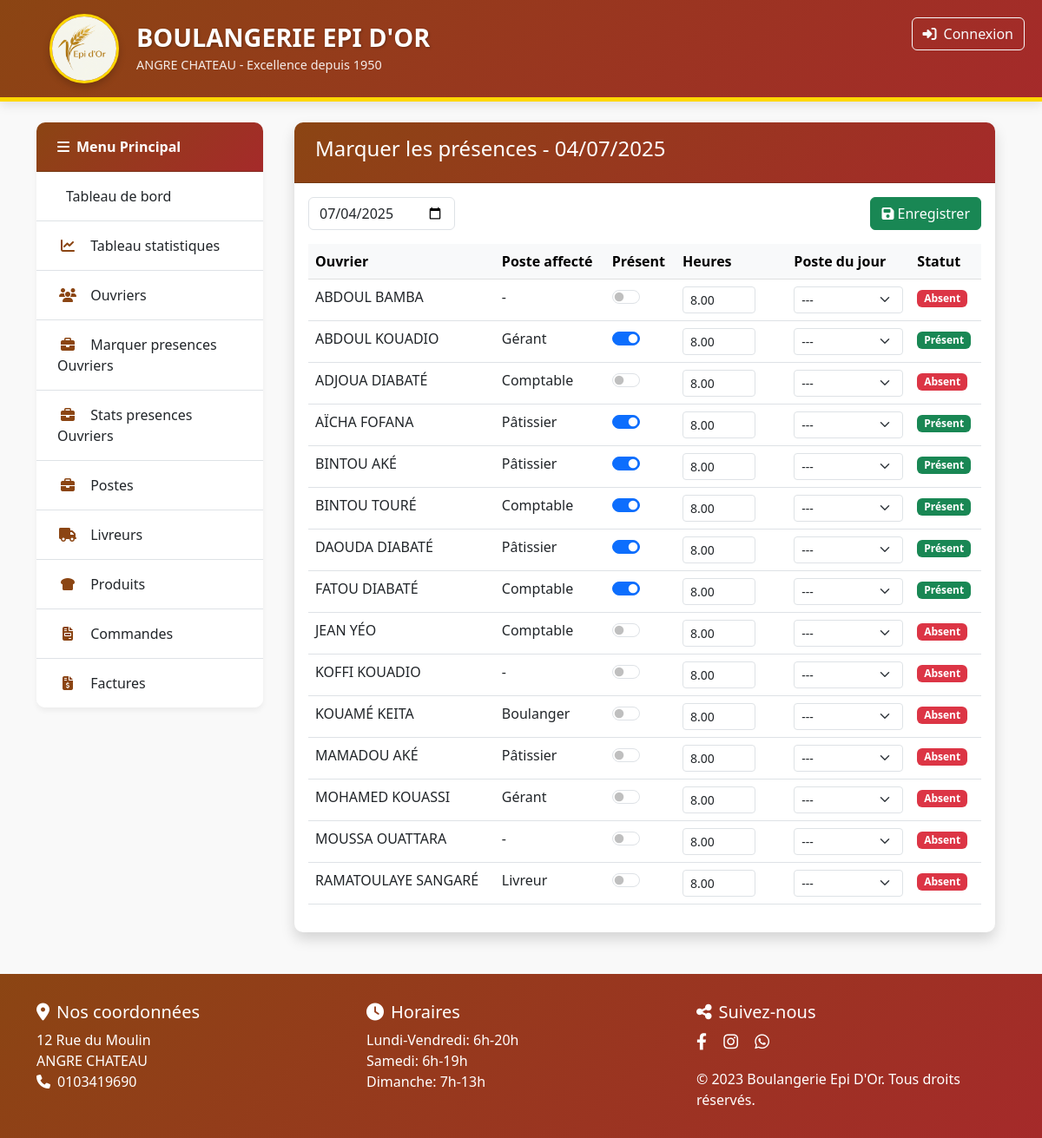
The app's page /presence/presences/marquer/ with its own data.
### gestion/models.py (models this page shows, shortened)
class Ouvrier(models.Model):
    nom = models.CharField(max_length=100, verbose_name="Nom")
    telephone = models.CharField(max_length=20, unique=True, verbose_name="Téléphone")
    class Meta:
        constraints = [
            models.UniqueConstraint(
                fields=['nom'],
                name='unique_nom_ouvrier',
                condition=models.Q(nom__isnull=False),
                violation_error_message="Un ouvrier avec ce nom existe déjà"
            ),
            models.UniqueConstraint(
                fields=['telephone'],
                name='unique_telephone_ouvrier',
                violation_error_message="Un ouvrier avec ce numéro existe déjà"
            )
        ]
        ordering = ['nom']

class Presence(models.Model):
    ouvrier = models.ForeignKey(Ouvrier, on_delete=models.CASCADE, related_name='presences')
    date = models.DateField(default=timezone.now)
    present = models.BooleanField(default=False)
    heures_travaillees = models.DecimalField(max_digits=4, decimal_places=2, default=8.0)
    poste = models.ForeignKey(Poste, on_delete=models.SET_NULL, null=True, blank=True)
    notes = models.TextField(blank=True, null=True)
    class Meta:
        unique_together = ('ouvrier', 'date')
        ordering = ['-date', 'ouvrier__nom']
        verbose_name = "Présence"
        verbose_name_plural = "Présences"

class Poste(models.Model):
    nom = models.CharField(max_length=100)
    remuneration = models.DecimalField(max_digits=8, decimal_places=2)
    mode_paiement = models.CharField(choices=[('jour', 'Jour'), ('semaine', 'Semaine'), ('mois', 'Mois')], max_length=10)
    class Meta:
        ordering = ['nom']  # Pour un ordre cohérent

### gestion/viewpresence.py (the view, shortened to what this page needs)
class MarquerPresenceView(TemplateView):
    template_name = 'gestion/marquer_presence.html'
    def get_context_data(self, **kwargs):
        context = super().get_context_data(**kwargs)
        date_str = self.request.GET.get('date', timezone.localdate().isoformat())
        try:
            date = datetime.strptime(date_str, '%Y-%m-%d').date()
        except:
            date = timezone.localdate()
        affectations = AffectationPoste.objects.filter(
            Q(date_debut__lte=date) &
            (Q(date_fin__gte=date) | Q(date_fin__isnull=True))
        ).select_related('ouvrier', 'poste')
        postes_par_ouvrier = {a.ouvrier_id: a.poste for a in affectations}
        presences = Presence.objects.filter(date=date).select_related('ouvrier')
        presences_dict = {p.ouvrier_id: p for p in presences}
        ouvriers_data = []
        for ouvrier in Ouvrier.objects.all().order_by('nom'):
            presence = presences_dict.get(ouvrier.id)
            poste = postes_par_ouvrier.get(ouvrier.id)
            ouvriers_data.append({
                'ouvrier': ouvrier,
                'presence': presence,
                'poste_affecte': poste
            })
        context.update({
            'date': date,
            'ouvriers_data': ouvriers_data,
            'postes': Poste.objects.all()
        })
        return context

### gestion/templates/gestion/marquer_presence.html (shortened to what this page needs)
{% extends 'gestion/base2.html' %}
{% load static %}
{% block content %}
<div class="container-fluid">
    <div class="card mb-4 shadow">
        <div class="card-header bg-primary text-white">
            <h4>Marquer les présences - {{ date|date:"d/m/Y" }}</h4>
        </div>
        <div class="card-body">
            <form method="post">
                <div class="d-flex justify-content-between mb-3">
                    <input type="date" name="date" value="{{ date|date:'Y-m-d' }}"
                           class="form-control w-auto" onchange="this.form.submit()">
                    <button type="submit" class="btn btn-success ms-2">
                        <i class="fas fa-save"></i> Enregistrer
                    </button>
                </div>
                <div class="table-responsive">
                    <table class="table table-hover">
                        <thead class="table-light">
                            <tr>
                                <th>Ouvrier</th>
                                <th>Poste affecté</th>
                                <th>Présent</th>
                                <th>Heures</th>
                                <th>Poste du jour</th>
                                <th>Statut</th>
                            </tr>
                        </thead>
                        <tbody>
                            {% for item in ouvriers_data %}
                            <tr>
                                <td>{{ item.ouvrier.nom }}</td>
                                <td>{{ item.poste_affecte.nom|default:"-" }}</td>
                                <td>
                                    <div class="form-check form-switch">
                                        <input type="checkbox" name="present_{{ item.ouvrier.id }}"
                                               class="form-check-input"
                                               {% if item.presence and item.presence.present %}checked{% endif %}>
                                    </div>
                                </td>
                                <td>
                                    <input type="number" name="heures_{{ item.ouvrier.id }}"
                                           value="{{ item.presence.heures_travaillees|default:8 }}"
                                           step="0.5" min="0" max="24" class="form-control form-control-sm w-75">
                                </td>
                                <td>
                                    <select name="poste_{{ item.ouvrier.id }}" class="form-select form-select-sm">
                                        <option value="">---</option>
                                    </select>
                                </td>
                                <td>
                                    {% if item.presence %}
                                    <span class="badge {% if item.presence.present %}bg-success{% else %}bg-danger{% endif %}">
                                        {% if item.presence.present %}Présent{% else %}Absent{% endif %}
                                    </span>
                                    {% endif %}
                                </td>
                            </tr>
                            {% endfor %}
                        </tbody>
                    </table>
                </div>
            </form>
        </div>
    </div>
</div>
{% endblock %}

### gestion/templates/gestion/base2.html (style rules this page uses)
:root { --primary-color: #8B4513; --secondary-color: #FFD700; --accent-color: #A52A2A; --light-bg: #FFF8E1; }
body { background-color: #f9f9f9; font-family: 'Montserrat', 'Segoe UI', Tahoma, Geneva, Verdana, sans-serif; color: #333; min-height: 100vh; display: flex; flex-direction: column; }
.card { border: none; border-radius: 10px; box-shadow: 0 4px 6px rgba(0, 0, 0, 0.05); transition: all 0.3s ease; margin-bottom: 1.5rem; }
.card-header { background: linear-gradient(135deg, var(--primary-color), var(--accent-color)); color: white; border-radius: 10px 10px 0 0 !important; padding: 1rem 1.5rem; font-weight: 600; }

### records on screen
Ouvrier: ouvrier.nom "ABDOUL BAMBA", poste_affecte.nom "-", presence.heures_travaillees "8.00", shows "Absent"
Ouvrier: ouvrier.nom "ABDOUL KOUADIO", poste_affecte.nom "Gérant", ouvrier.id "☑", presence.heures_travaillees "8.00", shows "Présent"
Ouvrier: ouvrier.nom "ADJOUA DIABATÉ", poste_affecte.nom "Comptable", presence.heures_travaillees "8.00", shows "Absent"
Ouvrier: ouvrier.nom "AÏCHA FOFANA", poste_affecte.nom "Pâtissier", ouvrier.id "☑", presence.heures_travaillees "8.00", shows "Présent"
Ouvrier: ouvrier.nom "BINTOU AKÉ", poste_affecte.nom "Pâtissier", ouvrier.id "☑", presence.heures_travaillees "8.00", shows "Présent"
Ouvrier: ouvrier.nom "BINTOU TOURÉ", poste_affecte.nom "Comptable", ouvrier.id "☑", presence.heures_travaillees "8.00", shows "Présent"
Ouvrier: ouvrier.nom "DAOUDA DIABATÉ", poste_affecte.nom "Pâtissier", ouvrier.id "☑", presence.heures_travaillees "8.00", shows "Présent"
Ouvrier: ouvrier.nom "FATOU DIABATÉ", poste_affecte.nom "Comptable", ouvrier.id "☑", presence.heures_travaillees "8.00", shows "Présent"
Ouvrier: ouvrier.nom "JEAN YÉO", poste_affecte.nom "Comptable", presence.heures_travaillees "8.00", shows "Absent"
Ouvrier: ouvrier.nom "KOFFI KOUADIO", poste_affecte.nom "-", presence.heures_travaillees "8.00", shows "Absent"
Ouvrier: ouvrier.nom "KOUAMÉ KEITA", poste_affecte.nom "Boulanger", presence.heures_travaillees "8.00", shows "Absent"
Ouvrier: ouvrier.nom "MAMADOU AKÉ", poste_affecte.nom "Pâtissier", presence.heures_travaillees "8.00", shows "Absent"
Ouvrier: ouvrier.nom "MOHAMED KOUASSI", poste_affecte.nom "Gérant", presence.heures_travaillees "8.00", shows "Absent"
Ouvrier: ouvrier.nom "MOUSSA OUATTARA", poste_affecte.nom "-", presence.heures_travaillees "8.00", shows "Absent"
Ouvrier: ouvrier.nom "RAMATOULAYE SANGARÉ", poste_affecte.nom "Livreur", presence.heures_travaillees "8.00", shows "Absent"

### other values on screen
{{ date|date:"d/m/Y" }} "04/07/2025"
